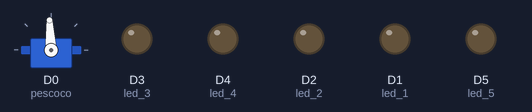
Bench run of a sketch on a simulated ESP8266 (NodeMCU). Parts: servo, output pins drawn as LEDs (lit = HIGH).

Above: at 2.05 s.
At 3.4 s:
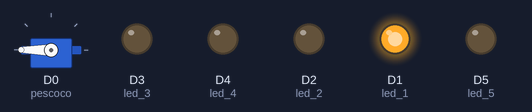
At 4.7 s:
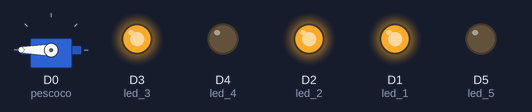
At 7.4 s:
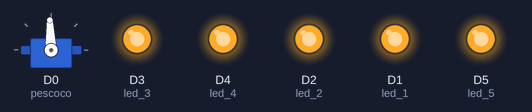
At 10.25 s:
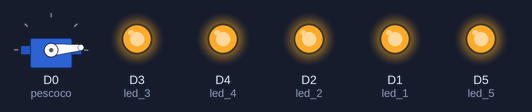
At 13.1 s:
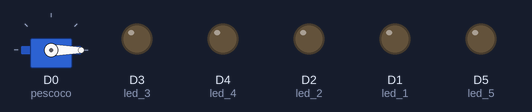
Timing chart, 0 to 16.5 s (numbered marks = the images above):
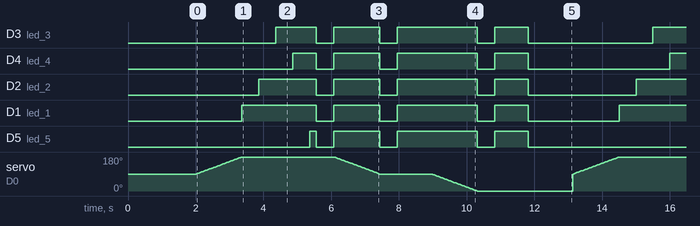

The sketch:

robo-militar.ino
```cpp
#define led_1 D1
#define led_2 D2
#define led_3 D3
#define led_4 D4
#define led_5 D5

#include <Servo.h>

Servo pescoco;   // Chamar o servo motor.

int pos = 0;

void setup() {

  pescoco.attach(D7);
  Serial.begin(115200);
  //leds olhos
  pinMode(led_1, OUTPUT);
  pinMode(led_2, OUTPUT);
  pinMode(led_3, OUTPUT);
  pinMode(led_4, OUTPUT);
  pinMode(led_5, OUTPUT);

  //servo pescoco config init
  pescoco.attach(D0);
  pescoco.write(90);
  delay (2000);
}


void loop() {

  int pos;
  for (pos = 90; pos <= 180; pos += 1) { // goes from 0 degrees to 180 degrees
    // in steps of 1 degree
    pescoco.write(pos);              // tell servo to go to position in variable 'pos'
    delay(15);                       // waits 15ms for the servo to reach the position
  }


  //primeiro giro para direita
  digitalWrite(led_1, HIGH);
  delay(500);
  digitalWrite(led_2, HIGH);
  delay(500);
  digitalWrite(led_3, HIGH);
  delay(500);
  digitalWrite(led_4, HIGH);
  delay(500);
  digitalWrite(led_5, HIGH);
  delay(200);
  digitalWrite(led_1, LOW);
  digitalWrite(led_2, LOW);
  digitalWrite(led_3, LOW);
  digitalWrite(led_4, LOW);
  digitalWrite(led_5, LOW);
  delay(510);
  digitalWrite(led_1, HIGH);
  digitalWrite(led_2, HIGH);
  digitalWrite(led_3, HIGH);
  digitalWrite(led_4, HIGH);
  digitalWrite(led_5, HIGH);

  //segundo bloco centro
  for (pos = 180; pos >= 90; pos -= 1) { // goes from 180 degrees to 0 degrees
    pescoco.write(pos);              // tell servo to go to position in variable 'pos'
    delay(15);                       // waits 15ms for the servo to reach the position
  }
  digitalWrite(led_1, LOW);
  digitalWrite(led_2, LOW);
  digitalWrite(led_3, LOW);
  digitalWrite(led_4, LOW);
  digitalWrite(led_5, LOW);
  delay(510);
  digitalWrite(led_1, HIGH);
  digitalWrite(led_2, HIGH);
  digitalWrite(led_3, HIGH);
  digitalWrite(led_4, HIGH);
  digitalWrite(led_5, HIGH);
  delay(1000);

  //terceiro bloco esquerda
  for (pos = 90; pos >= 0; pos -= 1) { // goes from 180 degrees to 0 degrees
    pescoco.write(pos);              // tell servo to go to position in variable 'pos'
    delay(15);                       // waits 15ms for the servo to reach the position
  }
  digitalWrite(led_1, LOW);
  digitalWrite(led_2, LOW);
  digitalWrite(led_3, LOW);
  digitalWrite(led_4, LOW);
  digitalWrite(led_5, LOW);
  delay(510);
  digitalWrite(led_1, HIGH);
  digitalWrite(led_2, HIGH);
  digitalWrite(led_3, HIGH);
  digitalWrite(led_4, HIGH);
  digitalWrite(led_5, HIGH);
  delay(1000);
  digitalWrite(led_1, LOW);
  digitalWrite(led_2, LOW);
  digitalWrite(led_3, LOW);
  digitalWrite(led_4, LOW);
  digitalWrite(led_5, LOW);
  delay(1310);


}
```

Measured:
- by itself, D3 (led_3): repeats every 11.1 s: LOW 0.51 s, HIGH 1.4 s, LOW 0.51 s, HIGH 2.4 s, LOW 0.51 s, HIGH 1.0 s, LOW 3.7 s, HIGH 1.2 s
- by itself, D4 (led_4): repeats every 11.1 s: LOW 0.51 s, HIGH 1.4 s, LOW 0.51 s, HIGH 2.4 s, LOW 0.51 s, HIGH 1.0 s, LOW 4.2 s, HIGH 0.70 s
- by itself, D2 (led_2): repeats every 11.1 s: LOW 0.51 s, HIGH 1.4 s, LOW 0.51 s, HIGH 2.4 s, LOW 0.51 s, HIGH 1.0 s, LOW 3.2 s, HIGH 1.7 s
- by itself, D1 (led_1): repeats every 11.1 s: LOW 0.51 s, HIGH 1.4 s, LOW 0.51 s, HIGH 2.4 s, LOW 0.51 s, HIGH 1.0 s, LOW 2.7 s, HIGH 2.2 s
- by itself, D5 (led_5): repeats every 11.1 s: LOW 0.51 s, HIGH 1.4 s, LOW 0.51 s, HIGH 2.4 s, LOW 0.51 s, HIGH 1.0 s, LOW 4.7 s, HIGH 0.20 s
